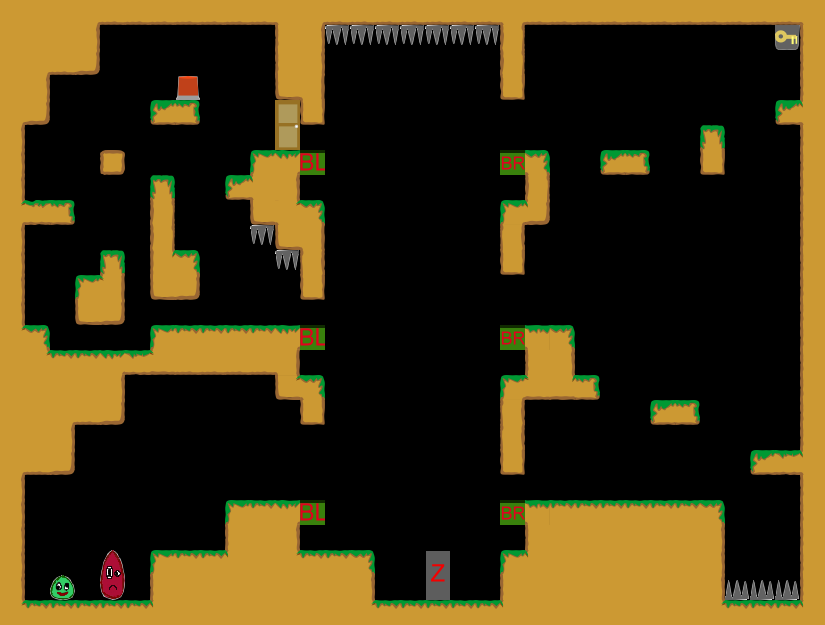

This game map was drawn from its Tiled (.tmx) file and the tilesets committed beside it. A one-line description and the trimmed map source follow:
An orthogonal 33x25 tile map with 25x25 px tiles, 1 tile layer (Kachelebene 1).

<map version="1.0" orientation="orthogonal" width="33" height="25" tilewidth="25" tileheight="25">
 <tileset firstgid="1" name="Tileset" tilewidth="25" tileheight="25">
  <image source="../../../img/Tileset.png" width="400" height="250" />
 </tileset>
 <layer name="Kachelebene 1" width="33" height="25">
  <data>[825 cells, 303 non-empty, 50 distinct tile ids]</data>
 </layer>
</map>
